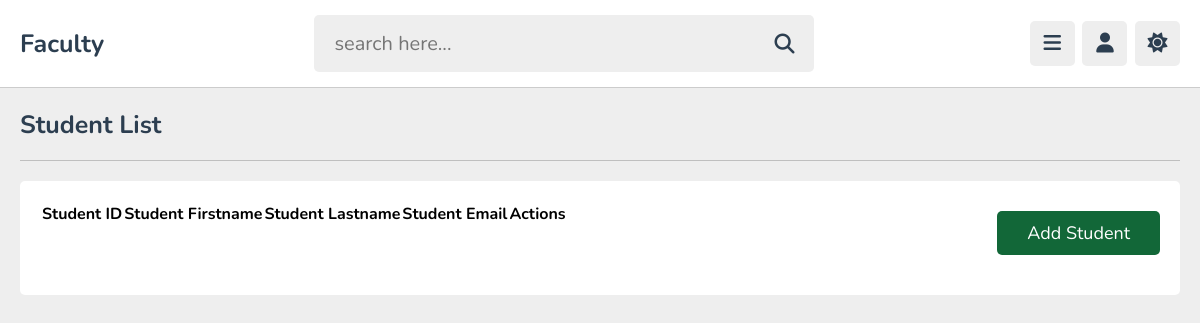
/teacher/studentview.php?section_id=CRIM-02A (signed in), run on an earlier commit of the app's database.
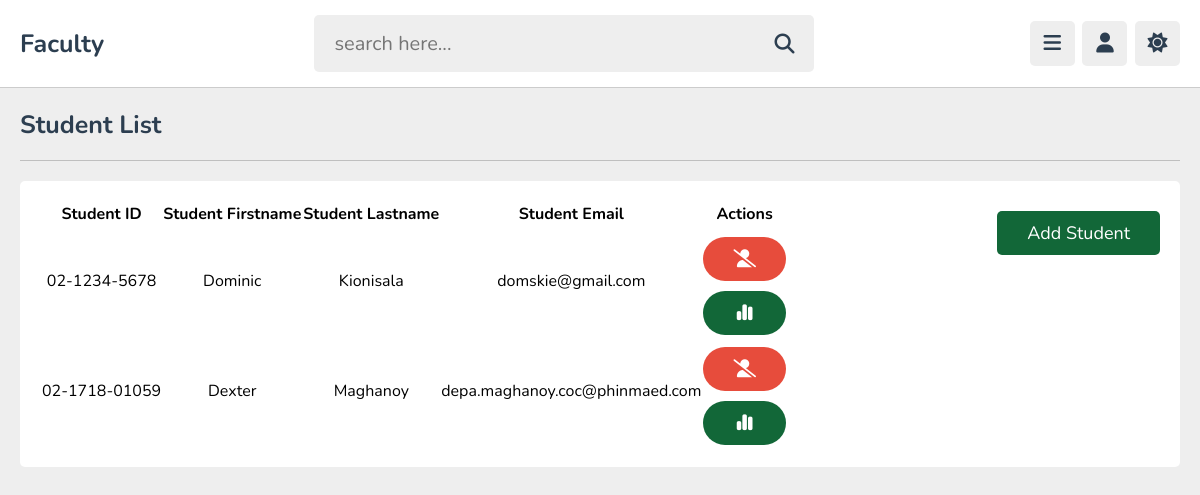
And on a later commit of the database.
### tables this page shows
CREATE TABLE `tbl_studentclasses` (
  `primaryID` int(11) NOT NULL,
  `section_name` varchar(50) NOT NULL,
  `student_id` varchar(50) NOT NULL,
  `lesson_id` int(11) NOT NULL,
  `material_id` int(11) NOT NULL
);

CREATE TABLE `tbl_students` (
  `id` varchar(50) NOT NULL,
  `firstname` varchar(50) NOT NULL,
  `lastname` varchar(50) NOT NULL,
  `email` varchar(128) NOT NULL,
  `password` varchar(128) NOT NULL,
  `image` varchar(100) NOT NULL
);

### teacher/studentview.php (the view, shortened to what this page needs)
<?php
include '../includes/connection.php';
if (isset($_GET['section_id'])) {
    $section_id = $_GET['section_id'];
} else {
    $section_id = '';
    header('location:myclass.php');
}
$select_students = $conn->prepare("SELECT tbl_studentclasses.student_id, tbl_students.firstname, tbl_students.lastname, tbl_students.email, tbl_students.image
                                 FROM tbl_studentclasses
                                 INNER JOIN tbl_students ON tbl_studentclasses.student_id = tbl_students.id
                                 WHERE tbl_studentclasses.section_name = ?
                                 ");
$select_students->execute([$section_id]);
$students = $select_students->fetchAll(PDO::FETCH_ASSOC);
$studentsPerPage = 10;
$currentPage = isset($_GET['page']) ? max(1, intval($_GET['page'])) : 1;
$offset = ($currentPage - 1) * $studentsPerPage;
$currentPageStudents = array_slice($students, $offset, $studentsPerPage);
?>
<!DOCTYPE html>
<html lang="en" class='light'>
<head>
    <link rel="stylesheet" href="https://cdnjs.cloudflare.com/ajax/libs/font-awesome/6.4.2/css/all.min.css"
 />
    <link rel="stylesheet" href="https://cdn.datatables.net/1.13.7/css/jquery.dataTables.css" />
    <link rel="stylesheet" href="styles/datatable_responsive.css">
    <link rel="stylesheet" href="styles/main_style.css">
</head>
<body>
    <?php include '../includes/teacher_header.php'; ?>
    <section class="student_view">
        <h1 class="heading">Student List</h1>
        <div class="box-container">
            <div class="box">
                <button class="btn" style="width:auto; float: right; margin-bottom: 20px">Add Student</button>
                <table id="myTable" class="display" style="font-size: 16px;">
                    <thead>
                        <tr>
                            <th>Student ID</th>
                            <th>Student Firstname</th>
                            <th>Student Lastname</th>
                            <th>Student Email</th>
                            <th>Actions</th>
                        </tr>
                    </thead>
                    <tbody>
                        <?php foreach ($currentPageStudents as $student): ?>
                            <tr>
                                <td>
                                    <?= $student['student_id'] ?>
                                </td>
                                <td>
                                    <?= $student['firstname'] ?>
                                </td>
                                <td>
                                    <?= $student['lastname'] ?>
                                </td>
                                <td>
                                    <?= $student['email'] ?>
                                </td>
                                <td>
                                    <form method="post" onsubmit="return confirm('Remove this student?');">
                                        <button type="submit" class="delete-btn" style="border-radius: 5rem;">
                                            <i class="fa-solid fa-user-slash"></i>
                                        </button>
                                    </form>
                                    <a href="#" class="btn" style="border-radius: 5rem;">
                                        <i class="fa-solid fa-chart-simple"></i>
                                    </a>
                                </td>
                            </tr>
                        <?php endforeach; ?>
                    </tbody>
                </table>
            </div>
        </div>
    </section>
</body>
</html>

### includes/teacher_header.php (shortened to what this page needs)
<header class="header">
    <section class="flex">
        <a href="dashboard.php" class="logo">Faculty</a>
        <form action="search_page.php" method="post" class="search-form">
            <input type="text" name="search" placeholder="search here..." required maxlength="100">
            <button type="submit" class="fas fa-search" name="search_btn"></button>
        </form>
        <div class="icons">
            <div id="menu-btn" class="fas fa-bars"></div>
            <div id="user-btn" class="fas fa-user"></div>
            <div id="toggle-btn" class="fas fa-sun"></div>
        </div>
    </section>
</header>

### teacher/styles/main_style.css (style rules this page uses)
:root { --main-color: #126738; --red: #e74c3c; --hover_button: #df2612; --oragen: #f39c12; --white: #fff; --black: #2c3e50; --light-color: #888; --light-bg: #eee; --border: .1rem solid rgba(0, 0, 0, .2); }
* { font-family: 'Nunito', sans-serif; margin: 0; padding: 0; box-sizing: border-box; outline: none; border: none; text-decoration: none; }
html { font-size: 62.5%; overflow-x: hidden; }
body { background-color: var(--light-bg); padding-left: 30rem; }
section { padding: 2rem; max-width: 1200px; margin: 0 auto; }
.btn, .option-btn, .delete-btn, .inline-btn, .inline-option-btn, .inline-delete-btn { border-radius: .5rem; padding: 1rem 3rem; font-size: 1.8rem; color: #fff; margin-top: 1rem; text-transform: capitalize; cursor: pointer; text-align: center; }
.btn, .option-btn, .delete-btn { display: block; width: 100%; }
.btn, .inline-btn { background-color: var(--main-color); }
.delete-btn, .inline-delete-btn { background-color: var(--red); }
.heading { padding-bottom: 1.8rem; border-bottom: var(--border); font-size: 2.5rem; color: var(--black); text-transform: capitalize; margin-bottom: 2rem; }
.header { background-color: var(--white); border-bottom: var(--border); position: sticky; top: 0; left: 0; right: 0; z-index: 1000; }
.header .flex { padding: 1.5rem 2rem; position: relative; display: flex; align-items: center; justify-content: space-between; }
.header .flex .logo { font-size: 2.5rem; color: var(--black); font-weight: bolder; }
.header .flex .search-form { width: 50rem; border-radius: .5rem; display: flex; align-items: center; gap: 2rem; padding: 1.5rem 2rem; background-color: var(--light-bg); }
.header .flex .search-form input { width: 100%; background: none; font-size: 2rem; color: var(--black); }
.header .flex .search-form button { font-size: 2rem; color: var(--black); cursor: pointer; background: none; }
.header .flex .icons div { font-size: 2rem; color: var(--black); border-radius: .5rem; height: 4.5rem; cursor: pointer; width: 4.5rem; line-height: 4.4rem; background-color: var(--light-bg); text-align: center; margin-left: .5rem; }
.student_view .box-container { display: grid; grid-template-columns: repeat(auto-fit, minmax(30rem, 1fr)); align-items: flex-start; justify-content: center; gap: 1.5rem; }
.student_view .box-container .box { padding: 2rem; border-radius: .5rem; background-color: var(--white); text-align: center; }
@media (max-width:1200px) { body { padding-left: 0; } }

What changed in the data, as far as the page shows it:
added tbl_studentclasses: student "02-1234-5678", student.firstname "Dominic", student.lastname "Kionisala", student.email "domskie@gmail.com"
added tbl_studentclasses: student "02-1718-01059", student.firstname "Dexter", student.lastname "Maghanoy", student.email "depa.maghanoy.coc@phinmaed.com"
